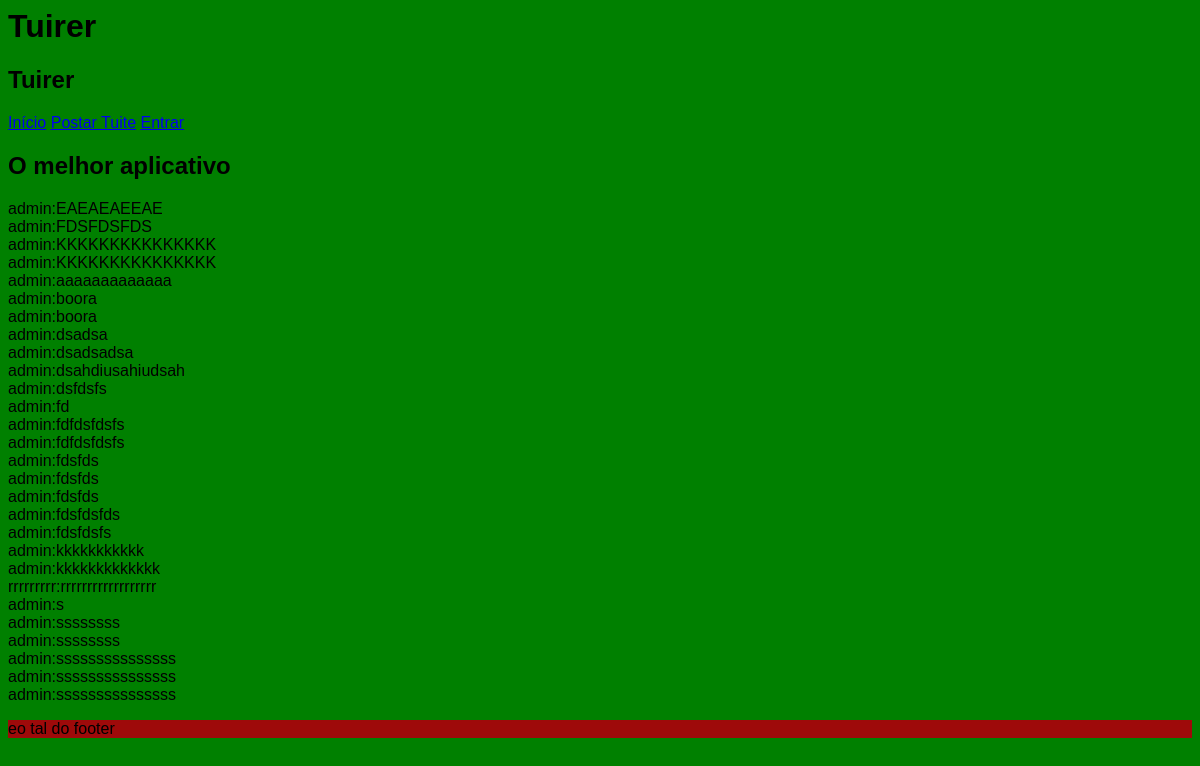
/, run on an earlier commit of the app's database.
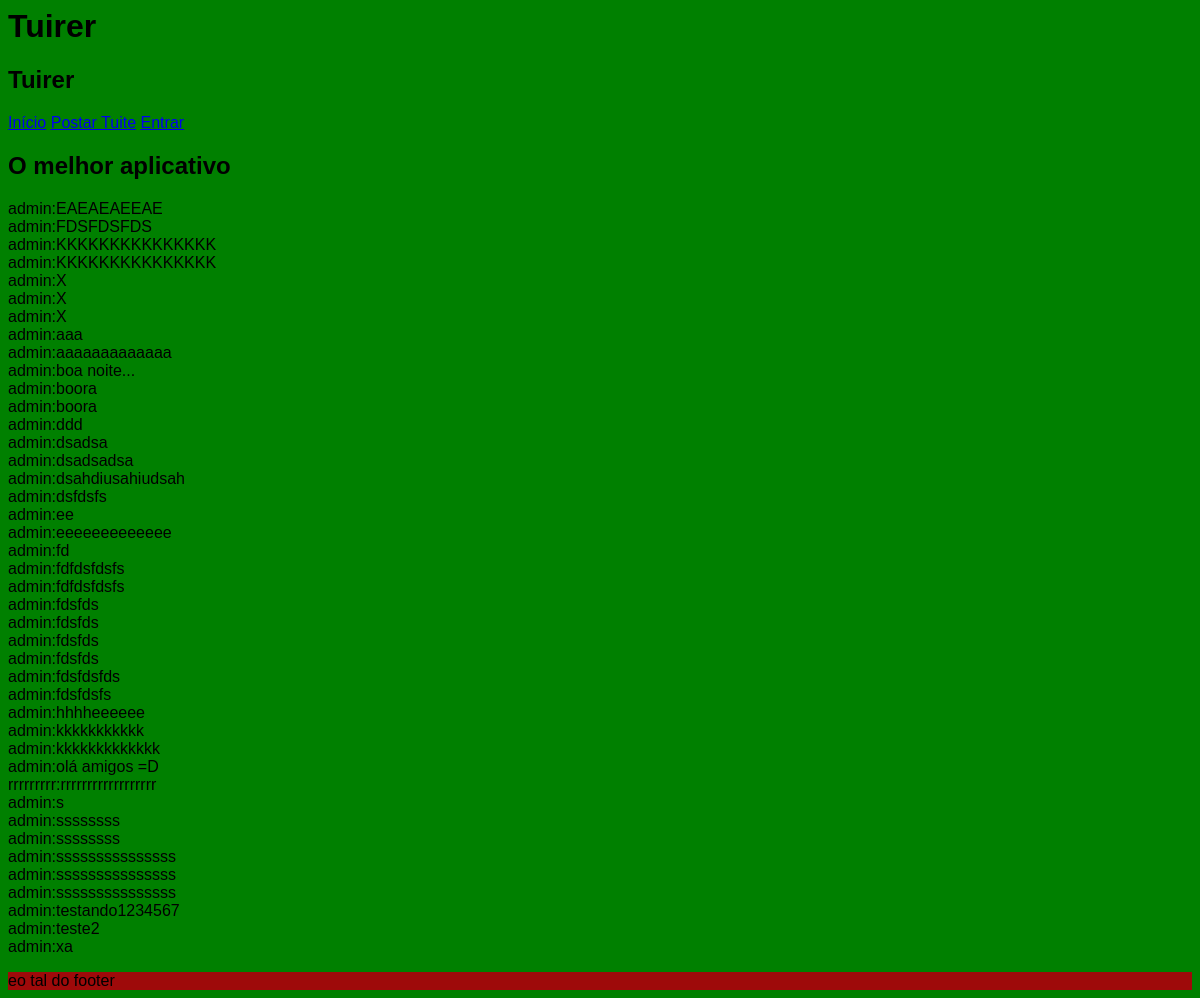
And on a later commit of the database.
### tuites/models.py (models this page shows, shortened)
class Tuite(models.Model):
    content = models.CharField('Tuite', max_length=280)
    author = models.ForeignKey('users.User', verbose_name='Autor', default=1 ,on_delete=models.CASCADE, related_name='tuites')
    date_created = models.DateTimeField(auto_now_add=True)
    objects = TuitesManager()
    def __str__(self):
        return f'{self.author.username}:{self.content}'
    class Meta:
        ordering =('content',)

### users/models.py (models this page shows)
class User(AbstractUser):
    picture = models.ImageField('Foto de Perfil', default='/img/icone_vazio.png')
    following = models.ManyToManyField('self', blank=True)

### core/views.py (the view)
# urls.py: path('', index, name='index'),
def index(request):
    context = {
        'now': datetime.now(),
        'tuites': Tuite.objects.all(),
    }
    return render(request, 'template.html', context)

### templates/template.html (shortened to what this page needs)
{% extends 'base.html' %}
    {% block body %}
        {% for tuite in tuites %}
            <div>
                {{ tuite }}
            </div>
        {% endfor %}
    {% endblock %}

### templates/base.html (shortened to what this page needs)
{% load static %}
<html>
 <head>
     <link rel="stylesheet" href ="{% static 'css/style.css' %}">
 </head>
        <body>
            <h1>Tuirer</h1>
            {% include 'includes/menu.html' %}
            <h2>O melhor aplicativo</h2>
         <p>
             {% block body %}{% endblock %}
         </p>
         <footer>{% block footer %} eo tal do footer {% endblock %}</footer>
        </body>
</html>

### templates/includes/menu.html
<nav>
    <h1>Tuirer</h1>
    <a href="{% url 'index' %}">Início</a>
    <a href="{% url 'tuites:post_tuite' %}">Postar Tuite</a>
    {% if request.user.is_authenticated %}
    <a href="{% url 'users:profile' request.user.pk %}">Olá, <b> {{ request.user }}</b></a>
    <a href="{% url 'users:logout' %}">Sair</a>
    {% else %}
     <a href="{% url 'users:login' %}">Entrar</a>
    {% endif %}
</nav>

### static/css/style.css (style rules this page uses)
body { background:green; font-family: sans-serif; }
footer { background-color: #9e0a0a; }

What changed in the data, as far as the page shows it:
added Tuite: author+content "admin:X"
added Tuite: author+content "admin:X"
added Tuite: author+content "admin:X"
added Tuite: author+content "admin:aaa"
added Tuite: author+content "admin:boa noite..."
added Tuite: author+content "admin:ddd"
added Tuite: author+content "admin:ee"
added Tuite: author+content "admin:eeeeeeeeeeeee"
added Tuite: author+content "admin:fdsfds"
added Tuite: author+content "admin:hhhheeeeee"
added Tuite: author+content "admin:olá amigos =D"
added Tuite: author+content "admin:testando1234567"
added Tuite: author+content "admin:teste2"
added Tuite: author+content "admin:xa"
